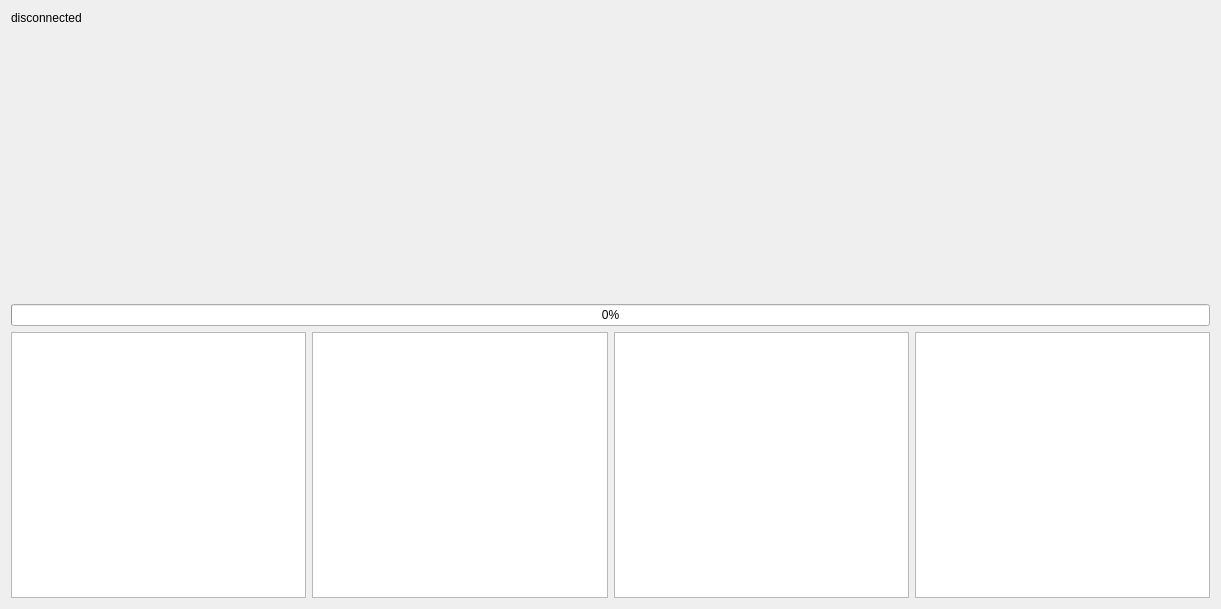
<?xml version="1.0" encoding="UTF-8"?>
<ui version="4.0">
 <class>MemProfWidget</class>
 <widget class="QWidget" name="MemProfWidget">
  <property name="geometry">
   <rect>
    <x>0</x>
    <y>0</y>
    <width>1221</width>
    <height>609</height>
   </rect>
  </property>
  <property name="windowTitle">
   <string>Memory profiler</string>
  </property>
  <layout class="QVBoxLayout" name="verticalLayout">
   <item>
    <layout class="QVBoxLayout" name="vertLayout">
     <item>
      <widget class="QLabel" name="labelStatus">
       <property name="sizePolicy">
        <sizepolicy hsizetype="Preferred" vsizetype="Preferred">
         <horstretch>0</horstretch>
         <verstretch>0</verstretch>
        </sizepolicy>
       </property>
       <property name="text">
        <string>disconnected</string>
       </property>
      </widget>
     </item>
     <item>
      <widget class="QCustomPlot" name="plot" native="true">
       <property name="sizePolicy">
        <sizepolicy hsizetype="Expanding" vsizetype="Expanding">
         <horstretch>0</horstretch>
         <verstretch>0</verstretch>
        </sizepolicy>
       </property>
      </widget>
     </item>
     <item>
      <widget class="QProgressBar" name="snapshotProgress">
       <property name="value">
        <number>0</number>
       </property>
      </widget>
     </item>
     <item>
      <layout class="QHBoxLayout" name="horzLayout">
       <item>
        <widget class="QTableView" name="generalStatTable">
         <property name="sizeAdjustPolicy">
          <enum>QAbstractScrollArea::AdjustToContents</enum>
         </property>
        </widget>
       </item>
       <item>
        <widget class="QTableView" name="allocPoolTable">
         <property name="sizeAdjustPolicy">
          <enum>QAbstractScrollArea::AdjustToContents</enum>
         </property>
         <property name="showGrid">
          <bool>true</bool>
         </property>
        </widget>
       </item>
       <item>
        <widget class="QTableView" name="tagTable">
         <property name="sizeAdjustPolicy">
          <enum>QAbstractScrollArea::AdjustToContents</enum>
         </property>
         <property name="showGrid">
          <bool>true</bool>
         </property>
        </widget>
       </item>
       <item>
        <widget class="QListView" name="snapshotList">
         <property name="selectionMode">
          <enum>QAbstractItemView::MultiSelection</enum>
         </property>
        </widget>
       </item>
      </layout>
     </item>
    </layout>
   </item>
  </layout>
 </widget>
 <customwidgets>
  <customwidget>
   <class>QCustomPlot</class>
   <extends>QWidget</extends>
   <header>qcustomplot.h</header>
   <container>1</container>
  </customwidget>
 </customwidgets>
 <resources>
  <include location="QtIcons.qrc"/>
 </resources>
 <connections/>
</ui>
